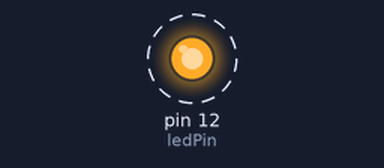
The sketch below on a simulated Arduino Uno, built with avr-gcc and run on an emulated ATmega328P. Parts: output pins drawn as LEDs (lit = HIGH). Dashed ring = blinking.

Above: at 0.5 s.
Timing chart, 0 to 4.6 s (numbered marks = the images above):
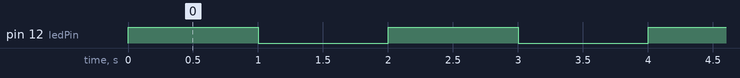

The sketch:

Activity-1.ino
```cpp
//LED Blinker
int ledPin = 12;
int time = 1000;

void setup(){
    pinMode(ledPin, OUTPUT);
}
void loop(){
    digitalWrite(ledPin, HIGH);
    delay(time);
    digitalWrite(ledPin, LOW);
    delay(time);
}
```

Measured:
- by itself, pin 12 (ledPin): alternates HIGH for 1.0 s and LOW for 1.0 s
